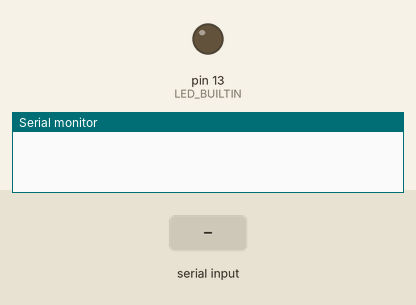
The sketch below on a simulated Arduino Uno, built with avr-gcc and run on an emulated ATmega328P. On the bench: output pins drawn as LEDs (lit = HIGH), the last lines printed to the serial monitor. The inputs (shaded band) are chosen by the test bench.

Above: at 1.2 s.
1.3 s: "i" received over Serial
2.8 s: "1" received over Serial
At 3.4 s:
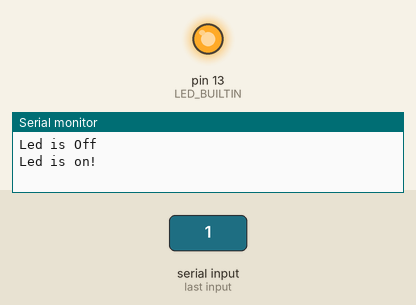
4.3 s: "0" received over Serial
At 5.7 s:
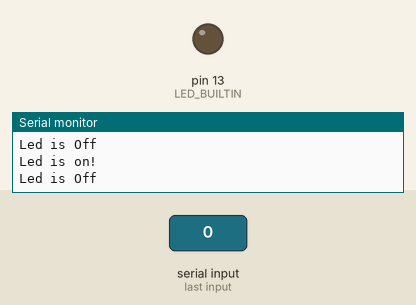
Timing chart, 0 to 7.3 s (numbered marks = the images above; inputs shaded):
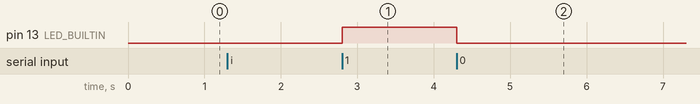

The sketch:

arduino_prjct.ino
```cpp
int incomingByte = 0;
// the setup function runs once when you press reset or power the board
void setup() {
  // initialize digital pin LED_BUILTIN as an output.
  pinMode(LED_BUILTIN, OUTPUT);
  Serial.begin(9600);
}

// the loop function runs over and over again forever
void loop() {
 if (Serial.available() > 0) {

  // say what you got:
    if (char(incomingByte) == 'i'){
      Serial.println("Led is on!");
      digitalWrite(LED_BUILTIN, HIGH);
    } else {
     Serial.println("Led is Off");
     digitalWrite(LED_BUILTIN, LOW);
    }
  // read the incoming byte:
  incomingByte = Serial.read();
  }
}
```

Measured:
- after the input at 2.8 s, pin 13 (LED_BUILTIN): LOW → HIGH at once
- after the input at 4.3 s, pin 13 (LED_BUILTIN): HIGH → LOW at once
